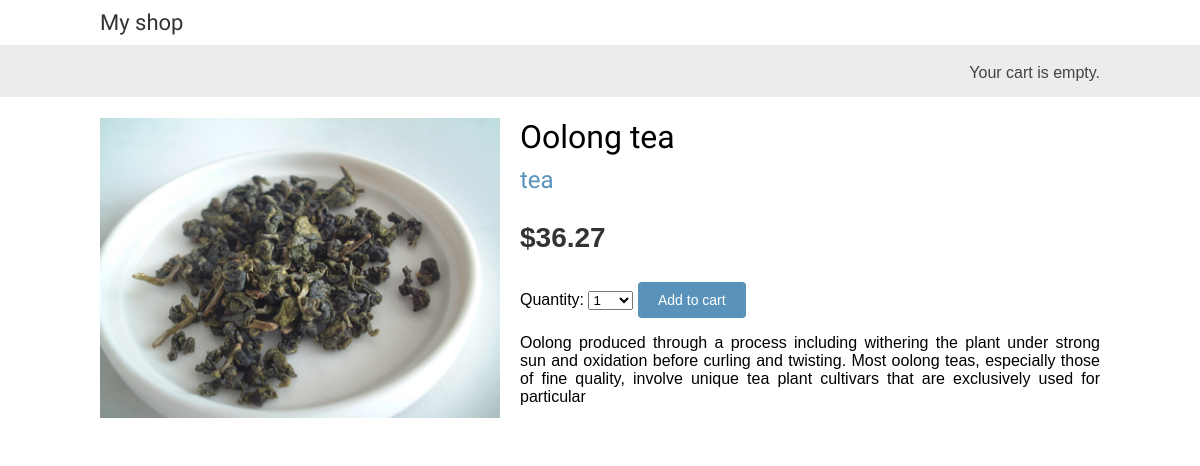
/en/2/oolong-tea/, run on the app's committed database.
### shop/models.py (models this page shows, shortened)
class Product(models.Model):
    category = models.ForeignKey(
        Category, related_name='products', on_delete=models.CASCADE)
    name = models.CharField(max_length=200)
    slug = models.SlugField(max_length=200)
    image = models.ImageField(upload_to='products/%Y/%m/%d',
                              blank=True)
    description = models.TextField(blank=True)
    price = models.DecimalField(max_digits=10,
                                decimal_places=2)
    available = models.BooleanField(default=True)
    created = models.DateTimeField(auto_now_add=True)
    updated = models.DateTimeField(auto_now=True)
    class Meta:
        ordering = ['name']
        indexes = [
            models.Index(fields=['id', 'slug']),
            models.Index(fields=['name']),
            models.Index(fields=['-created']),
        ]

class Category(models.Model):
    name = models.CharField(max_length=200)
    slug = models.SlugField(max_length=200, unique=True)
    class Meta:
        ordering = ['name']
        indexes = [
            models.Index(fields=['name']),
        ]
        verbose_name = 'Category'
        verbose_name_plural = 'Categories'
    def __str__(self):
        return self.name
    def get_absolute_url(self):
        return reverse('shop:product_list_by_category',
                       args=[self.slug])

### shop/views.py (the view)
# urls.py: path('<int:id>/<slug:slug>/', views.product_detail, name='product_detail'),
def product_detail(request, id, slug):
    product = get_object_or_404(Product, id=id, slug=slug, available=True)
    cart_product_form = CartAddProductForm()
    r = Recommender()
    recommended_products = r.suggest_products_for([product], 4)
    return render(request, 'shop/product/product_detail.html', {
        'product': product, 'cart_product_form': cart_product_form, 'recommended_products': recommended_products})

### cart/forms.py
class CartAddProductForm(forms.Form):
    quantity = forms.TypedChoiceField(
        choices=PRODUCT_QUANTITY_CHOICES,
        coerce=int,
        label=_('Quantity'))
    override = forms.BooleanField(required=False,
                                  initial=False,
                                  widget=forms.HiddenInput)

### cart/cart.py (called while the page is built)
    def __len__(self):
        return sum(item['quantity'] for item in self.cart.values())

### cart/context_processors.py (called while the page is built)
def cart(request):
    return {'cart': Cart(request)}

### shop/recommender.py (called while the page is built, shortened)
    def get_product_key(self, id):
        return f'product:{id}:bought with'

    def suggest_products_for(self, products, max_results=6):
        product_ids = [p.id for p in products]
        if len(products) == 1:
            suggestions = r.zrange(
                self.get_product_key(product_ids[0]),
                0, -1, desc=True)[:max_results]
            print('suggestions', suggestions)
        suggested_products_ids = [int(id) for id in suggestions]
        print('suggested', suggested_products_ids)
        suggested_products = list(Product.objects.filter(
            id__in=suggested_products_ids))
        suggested_products.sort(
            key=lambda x: suggested_products_ids.index(x.id))
        print('final', suggested_products)
        return suggested_products

### shop/templates/shop/product/product_detail.html (shortened to what this page needs)
{% extends "shop/base.html" %} {% load i18n %}
{% load static %}  {% block content %}
<div class="product-detail">
  <img src="{% if product.image %}{{ product.image.url }}{% else %} {% static
  "img/no_image.png" %}{% endif %}">
  <h1>{{ product.name }}</h1>
  <h2>
    <a href="{{ product.category.get_absolute_url }}">
      {{ product.category }}
    </a>
  </h2>
  <p class="price">${{ product.price }}</p>
  <form action="{% url "cart:cart_add" product.id %}" method="post">
    {{ cart_product_form }}
    <input type="submit" value="{% trans "Add to cart" %}">
   </form>
  {{ product.description|linebreaks }}
</div>
{% endblock %}

### shop/templates/shop/base.html (shortened to what this page needs)
{% load static %}
{% load i18n %}
<!DOCTYPE html>
<html>
  <head>
    <link href="{% static "css/base.css" %}" rel="stylesheet">
  </head>
  <body>
    <div id="header">
      <a href="/" class="logo">{% trans "My shop" %}</a>
    </div>
    <div id="subheader">
      <div class="cart">{% with total_items=cart|length %}
        {% if total_items > 0 %}
        {% trans "Your cart" %}:
        <a href="{% url "cart:cart_detail" %}">
          {% blocktrans with total=cart.get_total_price count items=total_items %}
 {{ items }} item, ${{ total }}
{% plural %}
 {{ items }} items, ${{ total }}
{% endblocktrans %}
          </a>
        {% elif not order %}
        {% trans "Your cart is empty." %}
        {% endif %}
        {% endwith %}</div>
    </div>
    <div id="content">{% block content %} {% endblock %}</div>
  </body>
</html>

### shop/static/css/base.css (style rules this page uses)
body { margin: 0; padding: 0; font-family: helvetica, sans-serif; }
h1, h2, h3, h4, h5, h6 { font-family: 'Ubuntu', sans-serif; font-weight: normal; }
a { text-decoration: none; color: #5993bb; }
a.button, input[type="submit"] { color: #fff; background: #5993bb; border-radius: 4px; padding: 10px 20px; font-size: 14px; border: 0; }
#header { padding: 10px 100px; font-size: 18px; overflow: auto; }
#subheader { background: #ececec; color: #444; padding: 15px 100px; overflow: auto; }
#header .logo { font-family: 'Ubuntu', sans-serif; float: left; color: #333; font-size: 22px; margin-right: 10%; }
#subheader .cart { float: right; padding-top: 4px; }
#content { padding: 0 100px; overflow: hidden; }
.product-detail { text-align: justify; }
.product-detail .price { color: #333; font-size: 28px; font-weight: bold; }
.product-detail img { width: 40%; float: left; padding: 0 20px 20px 0; }
.product-detail h1 { margin-bottom: 0; }
.product-detail h2 { margin-top: 10px; }

### data on the page
Product: image (picture), name "Oolong tea", category "tea", price "36.27", description "Oolong produced through a process including withering the plant under strong sun and oxidation before curling and twisting. Most oolong teas, especially those of fine quality, involve unique tea plant cultivars that are exclusively used for particular"
